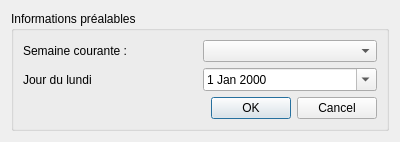
<?xml version="1.0" encoding="UTF-8"?>
<ui version="4.0">
 <class>IntroInterface</class>
 <widget class="QDialog" name="IntroInterface">
  <property name="geometry">
   <rect>
    <x>0</x>
    <y>0</y>
    <width>400</width>
    <height>128</height>
   </rect>
  </property>
  <property name="windowTitle">
   <string>Préambule</string>
  </property>
  <layout class="QVBoxLayout" name="verticalLayout">
   <item>
    <widget class="QGroupBox" name="groupBox">
     <property name="title">
      <string>Informations préalables</string>
     </property>
     <layout class="QVBoxLayout" name="verticalLayout_2">
      <item>
       <layout class="QGridLayout" name="gridLayout">
        <item row="0" column="0">
         <widget class="QLabel" name="label">
          <property name="text">
           <string>Semaine courante : </string>
          </property>
         </widget>
        </item>
        <item row="0" column="1">
         <widget class="QComboBox" name="week"/>
        </item>
        <item row="1" column="0">
         <widget class="QLabel" name="label_2">
          <property name="text">
           <string>Jour du lundi</string>
          </property>
         </widget>
        </item>
        <item row="1" column="1">
         <widget class="QDateEdit" name="monday">
          <property name="calendarPopup">
           <bool>true</bool>
          </property>
         </widget>
        </item>
       </layout>
      </item>
      <item>
       <widget class="QDialogButtonBox" name="buttonBox">
        <property name="orientation">
         <enum>Qt::Horizontal</enum>
        </property>
        <property name="standardButtons">
         <set>QDialogButtonBox::Cancel|QDialogButtonBox::Ok</set>
        </property>
       </widget>
      </item>
     </layout>
    </widget>
   </item>
  </layout>
 </widget>
 <resources/>
 <connections>
  <connection>
   <sender>buttonBox</sender>
   <signal>accepted()</signal>
   <receiver>IntroInterface</receiver>
   <slot>accept()</slot>
   <hints>
    <hint type="sourcelabel">
     <x>237</x>
     <y>100</y>
    </hint>
    <hint type="destinationlabel">
     <x>157</x>
     <y>127</y>
    </hint>
   </hints>
  </connection>
  <connection>
   <sender>buttonBox</sender>
   <signal>rejected()</signal>
   <receiver>IntroInterface</receiver>
   <slot>reject()</slot>
   <hints>
    <hint type="sourcelabel">
     <x>305</x>
     <y>106</y>
    </hint>
    <hint type="destinationlabel">
     <x>286</x>
     <y>127</y>
    </hint>
   </hints>
  </connection>
 </connections>
</ui>
